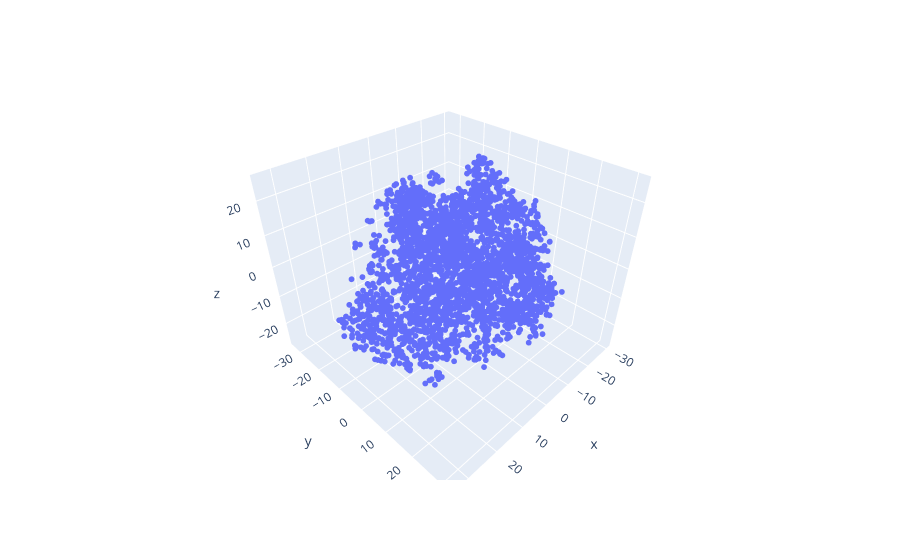

Notebook cell for this chart:
### Code cell
fig = px.scatter_3d(tsne_embeddings_df, x='x', y='y', z='z')
fig.update_traces(marker=dict(size=2))
fig.show()

### Figure 1 — Plotly figure (JSON) as saved in the notebook; plotly's stock layout.template omitted (floating-point values rounded to 4 significant figures; data arrays with more than 128 entries replaced by an {"elided": "..."} marker saying what was removed)
{"data": [{"hovertemplate": "x=%{x}<br>y=%{y}<br>z=%{z}<extra></extra>", "legendgroup": "", "marker": {"color": "#636efa", "size": 2, "symbol": "circle"}, "mode": "markers", "name": "", "scene": "scene", "showlegend": false, "type": "scatter3d", "x": {"elided": "2744 float values"}, "y": {"elided": "2744 float values"}, "z": {"elided": "2744 float values"}}], "layout": {"legend": {"tracegroupgap": 0}, "margin": {"t": 60}, "scene": {"domain": {"x": [0, 1], "y": [0, 1]}, "xaxis": {"title": {"text": "x"}}, "yaxis": {"title": {"text": "y"}}, "zaxis": {"title": {"text": "z"}}}}}
